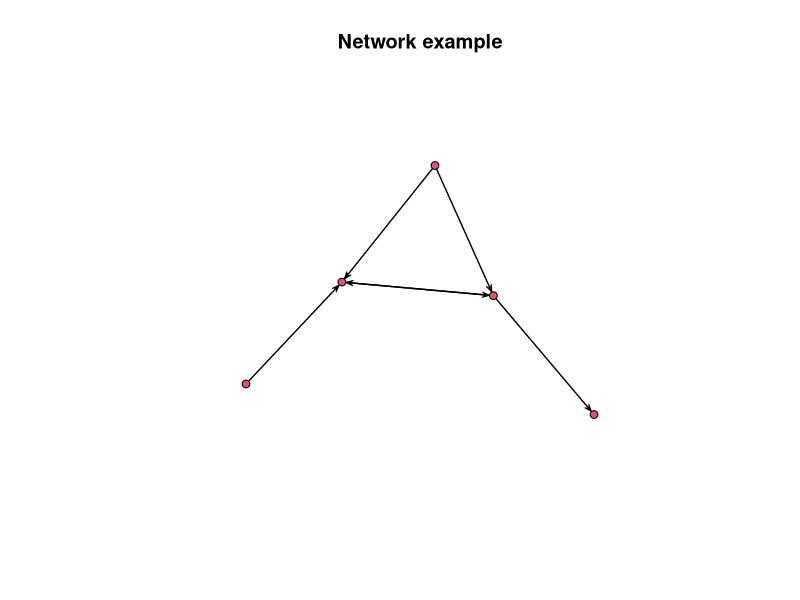
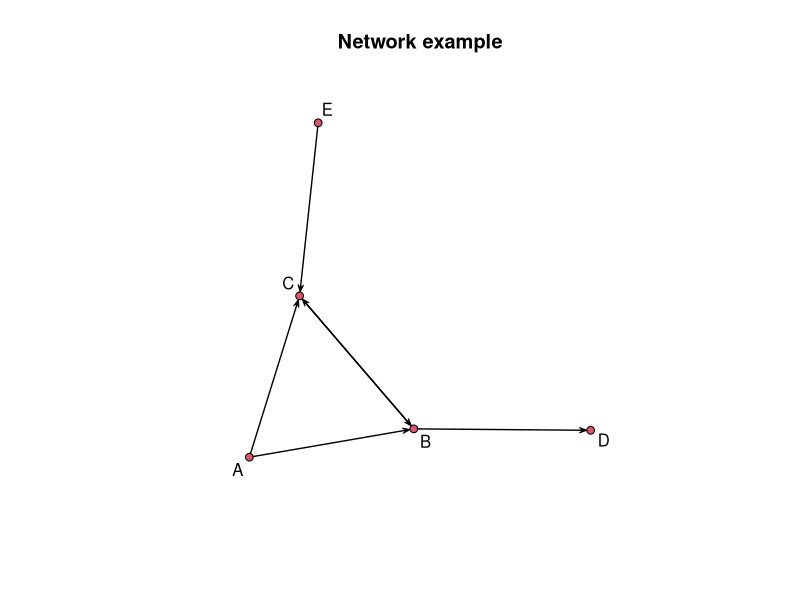
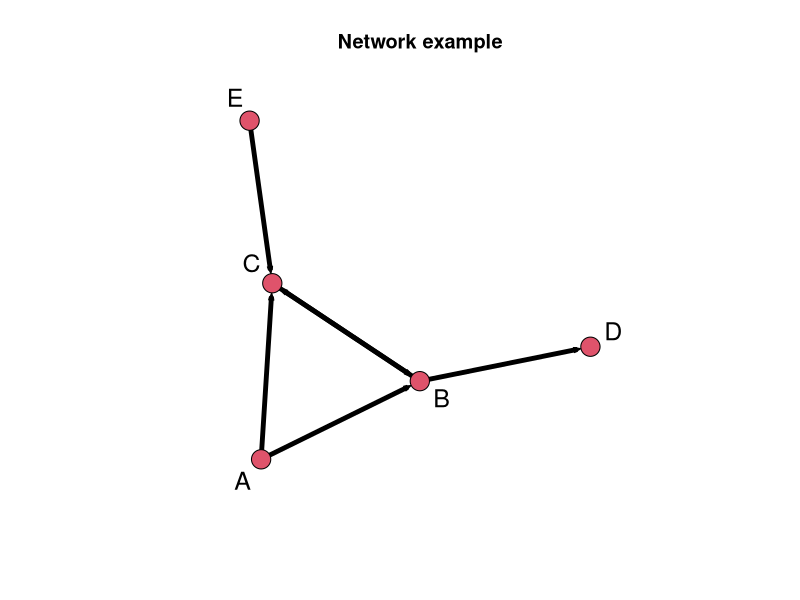

Write the R code that produced these figures, in order.
library(network)
mat <- rbind(c(0,1,1,0,0),c(0,0,1,1,0),c(0,1,0,0,0),
             c(0,0,0,0,0),c(0,0,1,0,0))
rownames(mat) <- c("A","B","C","D","E")
colnames(mat) <- c("A","B","C","D","E")
mat
net <- network(mat, matrix.type = "adjacency")
summary(net)
plot(net, main="Network example")
plot(net, main="Network example", label = network.vertex.names(net))
plot(net, main="Network example", label = network.vertex.names(net), 
     vertex.cex=2.5, label.cex = 1.5, edge.lwd = 10)
